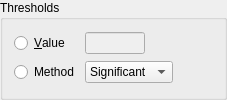
             <widget class="BoundGroupBox" name="thresholdBox">
              <property name="sizePolicy">
               <sizepolicy hsizetype="Preferred" vsizetype="Preferred">
                <horstretch>0</horstretch>
                <verstretch>0</verstretch>
               </sizepolicy>
              </property>
              <property name="title">
               <string>Thresholds</string>
              </property>
              <property name="flat">
               <bool>false</bool>
              </property>
              <layout class="QGridLayout" name="gridLayout_48">
               <item row="1" column="1">
                <widget class="BoundComboBox" name="thresholdString">
                 <property name="enabled">
                  <bool>true</bool>
                 </property>
                 <property name="sizePolicy">
                  <sizepolicy hsizetype="Fixed" vsizetype="Fixed">
                   <horstretch>0</horstretch>
                   <verstretch>0</verstretch>
                  </sizepolicy>
                 </property>
                 <item>
                  <property name="text">
                   <string>Significant</string>
                  </property>
                 </item>
                 <item>
                  <property name="text">
                   <string>Bonferroni</string>
                  </property>
                 </item>
                 <item>
                  <property name="text">
                   <string>locfdr</string>
                  </property>
                 </item>
                 <item>
                  <property name="text">
                   <string>Holm</string>
                  </property>
                 </item>
                 <item>
                  <property name="text">
                   <string>Hochberg</string>
                  </property>
                 </item>
                 <item>
                  <property name="text">
                   <string>Hommel</string>
                  </property>
                 </item>
                 <item>
                  <property name="text">
                   <string>BH</string>
                  </property>
                 </item>
                 <item>
                  <property name="text">
                   <string>BY</string>
                  </property>
                 </item>
                 <item>
                  <property name="text">
                   <string>fdr</string>
                  </property>
                 </item>
                </widget>
               </item>
               <item row="0" column="1">
                <widget class="BoundTextBox" name="thresholdValue">
                 <property name="enabled">
                  <bool>false</bool>
                 </property>
                 <property name="minimumSize">
                  <size>
                   <width>60</width>
                   <height>0</height>
                  </size>
                 </property>
                 <property name="maximumSize">
                  <size>
                   <width>60</width>
                   <height>16777215</height>
                  </size>
                 </property>
                </widget>
               </item>
               <item row="0" column="0">
                <widget class="QRadioButton" name="thresholdOptValue">
                 <property name="sizePolicy">
                  <sizepolicy hsizetype="Fixed" vsizetype="Fixed">
                   <horstretch>0</horstretch>
                   <verstretch>0</verstretch>
                  </sizepolicy>
                 </property>
                 <property name="text">
                  <string>&amp;Value</string>
                 </property>
                </widget>
               </item>
               <item row="1" column="0">
                <widget class="QRadioButton" name="thresholdOptMethod">
                 <property name="sizePolicy">
                  <sizepolicy hsizetype="Fixed" vsizetype="Fixed">
                   <horstretch>0</horstretch>
                   <verstretch>0</verstretch>
                  </sizepolicy>
                 </property>
                 <property name="text">
                  <string>Method</string>
                 </property>
                </widget>
               </item>
               <item row="0" column="2">
                <spacer name="horizontalSpacer_29">
                 <property name="orientation">
                  <enum>Qt::Horizontal</enum>
                 </property>
                 <property name="sizeHint" stdset="0">
                  <size>
                   <width>40</width>
                   <height>20</height>
                  </size>
                 </property>
                </spacer>
               </item>
              </layout>
             </widget>
